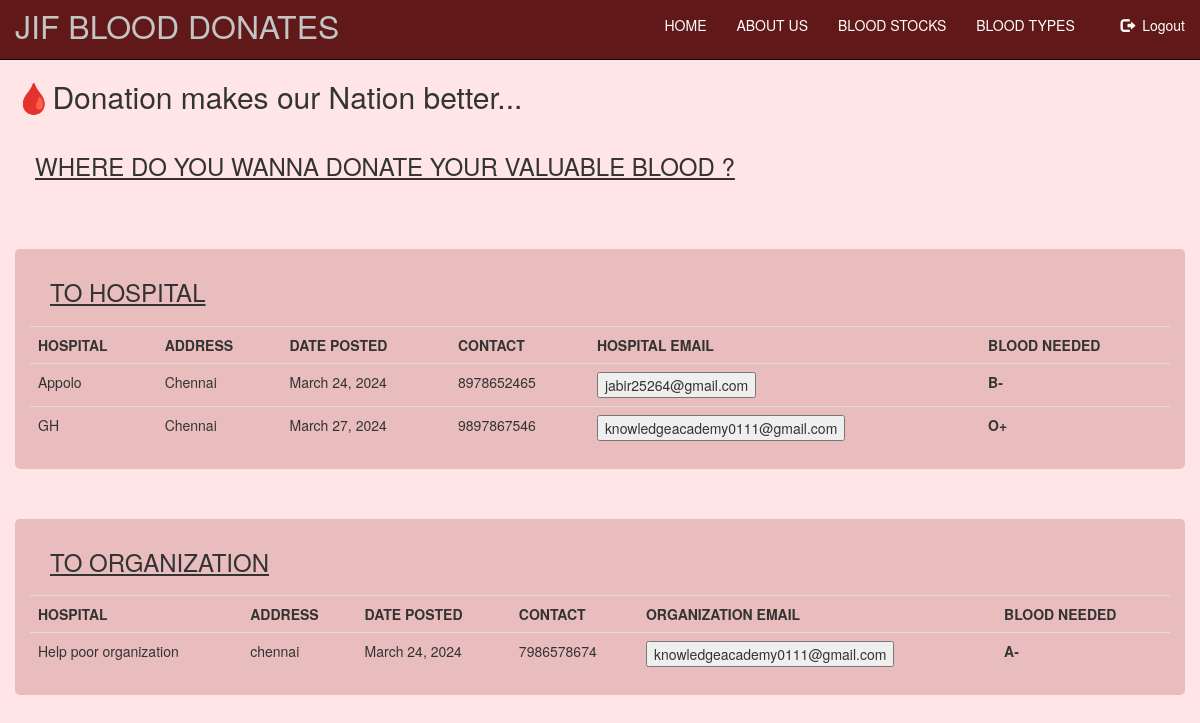
The page /blood_donor (signed in) on the database its author committed.
### app/models.py (models this page shows, shortened)
class BloodDonor_hospitals(models.Model):
    hos_name = models.CharField(max_length=100)
    hos_place = models.CharField(max_length=255)
    posted_date = models.DateField(("Date"),default=date.today)
    hos_contact = models.IntegerField(null=True)
    hos_mail = models.EmailField(null=True)
    blood_need = models.CharField(max_length = 10)

class BloodDonor_organisation(models.Model):
    org_name = models.CharField(max_length=50)
    org_place = models.CharField(max_length=50)
    posted_date = models.DateField(("Date"),default=date.today)
    org_contact = models.IntegerField(null=True)
    org_mail = models.EmailField(null=True)
    blood_need  = models.CharField(max_length = 10)

### app/views.py (the view)
# urls.py: path('blood_donor',views.blood_donor,name="blood_donor"),
def blood_donor(request):
    if request.user.is_authenticated:
        blood_donate_hos = BloodDonor_hospitals.objects.all().values()
        blood_donate_org = BloodDonor_organisation.objects.all().values()
        template = loader.get_template('blood_donor.html')
        context = {
            'blood_donate_hos':blood_donate_hos,
            'blood_donate_org':blood_donate_org
        }
        return HttpResponse(template.render(context,request))
    else:
        return HttpResponseRedirect('/login/')

### app/templates/blood_donor.html (shortened to what this page needs)
{% extends "index.html" %}
{% block start %}
{% block content %}
<head>
</head>
<h2>🩸Donation makes our Nation better...</h2>
<div class="top container-fluid col-md-12 row">
    <h3>WHERE DO YOU WANNA DONATE YOUR VALUABLE BLOOD ?</h3>
</div>
<div class="box container-fluid col-md-12">
    <div class="hos">
        <h3 class="heading">TO HOSPITAL</h3>
        <div class="table-responsive">
            <table class="table">
                <tr>
                    <th>HOSPITAL</th>
                    <th>ADDRESS</th>
                    <th>DATE POSTED</th>
                    <th>CONTACT</th>
                    <th>HOSPITAL EMAIL</th>
                    <th>BLOOD NEEDED</th>
                </tr>
                <form method="POST" action={% url "donor_mail" %} >
                {% for i in blood_donate_hos %}
                <tr>
                    <td>{{i.hos_name}}</td>
                    <td>{{i.hos_place}}</td>
                    <td>{{i.posted_date}}</td>
                    <td>{{i.hos_contact}}</td>
                    <td><input type="submit" for="hos_mail" name="hos_mail" value="{{i.hos_mail}}" readonly></td>
                    <td><b>{{i.blood_need}}</b></td>
                </tr>
                {% endfor %}
            </table>
        </div>
    </div>
</div>
<div class="box container-fluid col-md-12">
    <div class="organistaion">
        <h3 class="heading">TO ORGANIZATION</h3>
        <div class="table-responsive">
            <table class="table">
                <tr>
                    <th>HOSPITAL</th>
                    <th>ADDRESS</th>
                    <th>DATE POSTED</th>
                    <th>CONTACT</th>
                    <th>ORGANIZATION EMAIL</th>
                    <th>BLOOD NEEDED</th>
                </tr>
                <tr>
                    {% for i in blood_donate_org %}
                    <td>{{i.org_name}}</td>
                    <td>{{i.org_place}}</td>
                    <td>{{i.posted_date}}</td>
                    <td>{{i.org_contact}}</td>
                    <td><input type="submit" for="hos_mail" name="hos_mail" value="{{i.org_mail}}" readonly></td>
                    <td><b>{{i.blood_need}}</b></td>
                    {% endfor %}
                </tr>
            </table>
        </div>
    </div>
</div>
{% endblock %}
{% endblock start %}

### app/static/css/index.css (style rules this page uses)
body { background-color: rgb(255, 229, 229); }
.top { font-size: large; }
h3 { position: relative; animation: mymove 10s; animation-fill-mode: forwards; padding: 10px; text-decoration: underline; }

### app/templates/blood_donor.html (style rules this page uses)
.top { text-decoration: none; }
.box { margin-top: 50px; background-color: rgb(233, 189, 189); border-radius: 5px; }

### rows shown on the page
BloodDonor_hospitals: hos_name "Appolo", hos_place "Chennai", posted_date "March 24, 2024", hos_contact "8978652465", hos_mail "jabir25264@gmail.com", blood_need "B-"
BloodDonor_hospitals: hos_name "GH", hos_place "Chennai", posted_date "March 27, 2024", hos_contact "9897867546", hos_mail "knowledgeacademy0111@gmail.com", blood_need "O+"
BloodDonor_organisation: org_name "Help poor organization", org_place "chennai", posted_date "March 24, 2024", org_contact "7986578674", hos_mail "knowledgeacademy0111@gmail.com", blood_need "A-"
